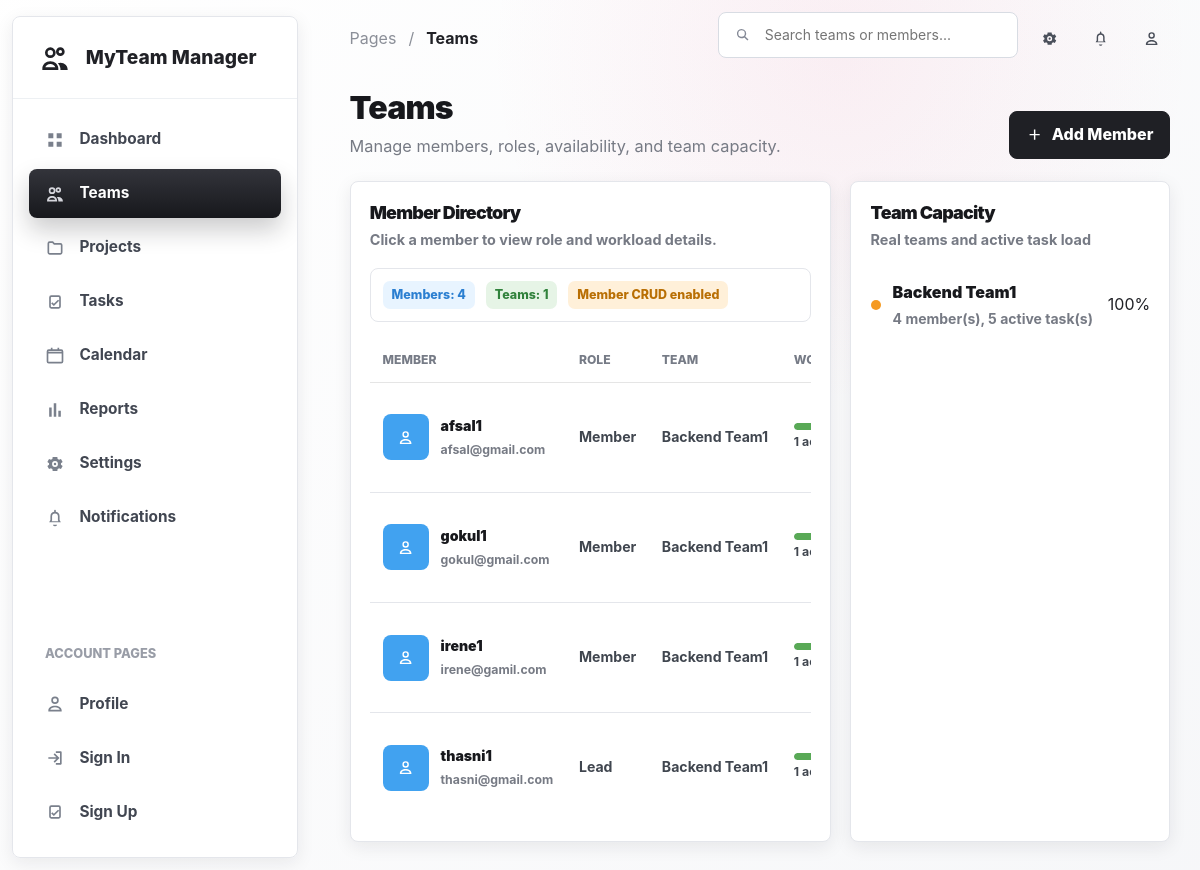
/teams/ (signed in), run on the app's committed database.
### accounts/models.py (models this page shows)
class User(AbstractUser):
    email = models.EmailField(unique=True)
    phone_number = models.CharField(max_length=15, blank=True, null=True)
    updated_at = models.DateTimeField(auto_now=True)

### teams/models.py (models this page shows, shortened)
class Team(models.Model):
    company = models.ForeignKey(Company, on_delete=models.CASCADE)
    name = models.CharField(max_length=200)
    description = models.TextField(blank=True, null=True)
    department = models.CharField(max_length=100, blank=True, null=True)
    created_at = models.DateTimeField(auto_now_add=True)
    updated_at = models.DateTimeField(auto_now=True)

### teams/views.py (the view, shortened to what this page needs)
# urls.py: path('teams/', include('teams.urls')),
@login_required(login_url="sign_in")
def teams(request):
    company_member = CompanyMember.objects.filter(
        user=request.user,
    ).select_related("company").first()
    company = company_member.company
    can_manage_teams = _can_manage_company_teams(company_member)
    lead_team_ids = _lead_team_ids(request.user, company)
    manageable_teams = _manageable_team_queryset(
        company,
        can_manage_teams,
        lead_team_ids,
    )
    can_manage_members = can_manage_teams or manageable_teams.exists()
    if can_manage_teams:
        visible_teams = Team.objects.filter(company=company)
    else:
        visible_teams = Team.objects.filter(
            company=company,
            teammember__user=request.user,
        ).distinct()
    visible_teams = visible_teams.order_by("name")
    visible_members = TeamMember.objects.filter(
        team__in=visible_teams,
    ).select_related("team", "user").order_by("team__name", "user__username")
    available_users = User.objects.filter(
        companymember__company=company,
    ).distinct().order_by("username")
    team_rows = []
    for team in visible_teams:
        member_count = TeamMember.objects.filter(team=team).count()
        active_task_count = Task.objects.filter(
            project__team=team,
        ).exclude(status="done").count()
        capacity_percent = min(active_task_count * 20, 100)
        if capacity_percent >= 80:
            dot_class = "orange"
        elif capacity_percent >= 50:
            dot_class = "blue"
        else:
            dot_class = "green"
        team_rows.append({
            "id": team.id,
            "name": team.name,
            "department": team.department or "No department",
            "department_value": team.department or "",
            "description": team.description or "No description added",
            "description_value": team.description or "",
            "member_count": member_count,
            "active_task_count": active_task_count,
            "capacity_percent": capacity_percent,
            "dot_class": dot_class,
        })
    member_rows = []
    for team_member in visible_members:
        active_task_count = Task.objects.filter(
            assigned_to=team_member.user,
            project__team=team_member.team,
        ).exclude(status="done").count()
        workload_percent = min(active_task_count * 25, 100)
        if workload_percent >= 75:
            status_label = "Busy"
            status_class = "status-progress"
        else:
            status_label = "Available"
            status_class = "status-online"
        member_rows.append({
            "id": team_member.id,
            "user_id": team_member.user.id,
            "username": team_member.user.username,
            "email": team_member.user.email or "No email added",
            "team_id": team_member.team.id,
            "team_name": team_member.team.name,
            "role_value": team_member.role,
            "role_label": team_member.get_role_display(),
            "workload_percent": workload_percent,
            "active_task_count": active_task_count,
            "status_label": status_label,
            "status_class": status_class,
        })
    context = {
        "team_rows": team_rows,
        "member_rows": member_rows,
        "team_options": manageable_teams.order_by("name"),
        "available_users": available_users,
        "role_choices": TeamMember.ROLE_CHOICES,
        "can_manage_teams": can_manage_teams,
        "can_manage_members": can_manage_members,
    }
    return render(request, "teams.html", context)

### teams/views.py (called while the page is built)
def _can_manage_company_teams(company_member):
    return company_member and company_member.role == "company_admin"

def _lead_team_ids(user, company):
    return TeamMember.objects.filter(
        user=user,
        role="lead",
        team__company=company,
    ).values_list("team_id", flat=True)

def _manageable_team_queryset(company, can_manage_teams, lead_team_ids):
    if can_manage_teams:
        return Team.objects.filter(company=company)
    return Team.objects.filter(company=company, id__in=lead_team_ids)

### teams/templates/teams.html (shortened to what this page needs)
{% load static %}
<!DOCTYPE html>
<html lang="en">
<head>
  <link rel="stylesheet" href="{% static 'css/material-dashboard.css' %}">
  <link rel="stylesheet" href="{% static 'css/workspace.css' %}">
  <link rel="stylesheet" href="{% static 'css/role-dashboards.css' %}">
</head>
<body class="workspace-page">
  {% include 'includes/module_sidebar.html' with active='teams' %}
  <main class="module-main">
    {% include 'includes/module_topbar.html' with page_title='Teams' search_id='teamSearch' search_placeholder='Search teams or members...' %}
    <section class="page-heading">
      <div>
        <h1>Teams</h1>
        <p>Manage members, roles, availability, and team capacity.</p>
      </div>
      <div class="heading-actions">
        {% if can_manage_members %}
          <button class="work-button primary-button" type="button" data-open-modal="create-member">
            <svg><use href="#icon-plus"></use></svg>
            <span>Add Member</span>
          </button>
        {% endif %}
      </div>
    </section>
    <section class="layout-grid">
      <article class="panel">
        <div class="section-head">
          <div>
            <h2>Member Directory</h2>
            <p class="panel-subtitle">Click a member to view role and workload details.</p>
          </div>
        </div>
        <div class="filter-strip">
          <span class="badge-pill badge-blue">Members: {{ member_rows|length }}</span>
          <span class="badge-pill badge-green">Teams: {{ team_rows|length }}</span>
          {% if can_manage_members %}
            <span class="badge-pill badge-orange">Member CRUD enabled</span>
          {% else %}
            <span class="badge-pill badge-gray">Read only</span>
          {% endif %}
        </div>
        <div class="table-responsive">
          <table class="table data-table align-middle">
            <thead>
              <tr>
                <th>Member</th>
                <th>Role</th>
                <th>Team</th>
                <th>Workload</th>
              </tr>
            </thead>
            <tbody>
              {% for row in member_rows %}
                <tr data-open-drawer data-search-text="{{ row.username }} {{ row.email }} {{ row.role_label }} {{ row.team_name }} {{ row.status_label }}" data-drawer-title="{{ row.username }}" data-drawer-subtitle="{{ row.role_label }}" data-drawer-status="{{ row.status_label }}" data-drawer-owner="{{ row.team_name }}" data-drawer-due="{{ row.workload_percent }}% workload" data-drawer-detail="{{ row.active_task_count }} active task(s) assigned in this team.">
                  <td>
                    <div class="person-cell">
                      <span class="summary-icon blue"><svg><use href="#icon-user"></use></svg></span>
                      <div>
                        <strong>{{ row.username }}</strong>
                        <small>{{ row.email }}</small>
                      </div>
                    </div>
                  </td>
                  <td>{{ row.role_label }}</td>
                  <td>{{ row.team_name }}</td>
                  <td>
                    <div class="progress-track"><span style="width: {{ row.workload_percent }}%;"></span></div>
                    <small>{{ row.active_task_count }} active task(s)</small>
                  </td>
                </tr>
              {% empty %}
                <tr>
                  <td colspan="6">No team members found.</td>
                </tr>
              {% endfor %}
            </tbody>
          </table>
        </div>
      </article>
      <aside class="side-panel">
        <div class="section-head">
          <div>
            <h2>Team Capacity</h2>
            <p class="panel-subtitle">Real teams and active task load</p>
          </div>
        </div>
        <div class="stack-list">
          {% for row in team_rows %}
            <div class="stack-item" data-search-text="{{ row.name }} {{ row.department }} {{ row.description }}">
              <span class="dot {{ row.dot_class }}"></span>
              <div>
                <strong>{{ row.name }}</strong>
                <small>{{ row.member_count }} member(s), {{ row.active_task_count }} active task(s)</small>
              </div>
              <div class="table-actions">
                <span>{{ row.capacity_percent }}%</span>
              </div>
            </div>
          {% endfor %}
        </div>
      </aside>
    </section>
  </main>
</body>
</html>

### static/css/role-dashboards.css (style rules this page uses)
.table-actions { display: flex; flex-wrap: wrap; gap: 0.45rem; }

### data on the page
User: username "afsal1", email "afsal@gmail.com"
Team: team_name "Backend Team1" "Backend Team1" "Backend Team1" "Backend Team1", name "Backend Team1"
User: username "gokul1", email "gokul@gmail.com"
User: username "irene1", email "irene@gamil.com"
User: username "thasni1", email "thasni@gmail.com"

### other printed values
{{ page_title }} "Teams"
{{ member_rows|length }} "4"
{{ team_rows|length }} "1"
{{ row.role_label }} "Member" "Member" "Member" "Lead"
{{ row.active_task_count }} "1" "1" "1" "1"
{{ row.member_count }} "4"
{{ row.active_task_count }} "5"
{{ row.capacity_percent }} "100"
